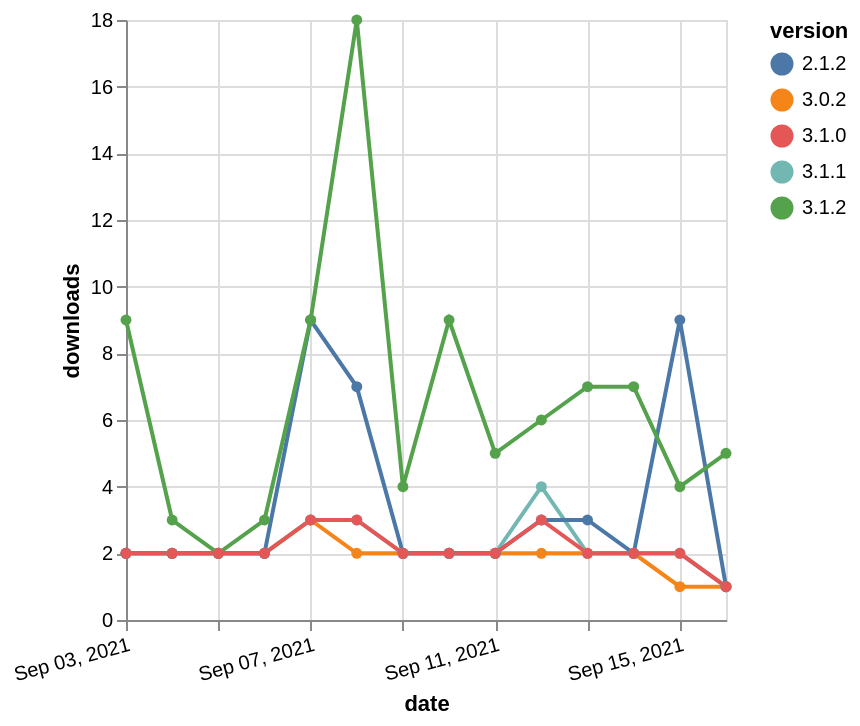

Vega-Lite specification stored for this chart:
### Vega-Lite specification from a JSON file in a GitHub repository (floating-point values rounded to 4 significant figures)
{"$schema": "https://vega.github.io/schema/vega-lite/v5.json", "description": "A simple bar chart with embedded data.", "data": {"values": [{"date": "2021-09-03", "total": 3028, "delta": 2, "version": "3.0.2"}, {"date": "2021-09-04", "total": 3030, "delta": 2, "version": "3.0.2"}, {"date": "2021-09-05", "total": 3032, "delta": 2, "version": "3.0.2"}, {"date": "2021-09-06", "total": 3034, "delta": 2, "version": "3.0.2"}, {"date": "2021-09-07", "total": 3037, "delta": 3, "version": "3.0.2"}, {"date": "2021-09-08", "total": 3039, "delta": 2, "version": "3.0.2"}, {"date": "2021-09-09", "total": 3041, "delta": 2, "version": "3.0.2"}, {"date": "2021-09-10", "total": 3043, "delta": 2, "version": "3.0.2"}, {"date": "2021-09-11", "total": 3045, "delta": 2, "version": "3.0.2"}, {"date": "2021-09-12", "total": 3047, "delta": 2, "version": "3.0.2"}, {"date": "2021-09-13", "total": 3049, "delta": 2, "version": "3.0.2"}, {"date": "2021-09-14", "total": 3051, "delta": 2, "version": "3.0.2"}, {"date": "2021-09-15", "total": 3052, "delta": 1, "version": "3.0.2"}, {"date": "2021-09-16", "total": 3053, "delta": 1, "version": "3.0.2"}, {"date": "2021-09-03", "total": 2353, "delta": 2, "version": "3.1.1"}, {"date": "2021-09-04", "total": 2355, "delta": 2, "version": "3.1.1"}, {"date": "2021-09-05", "total": 2357, "delta": 2, "version": "3.1.1"}, {"date": "2021-09-06", "total": 2359, "delta": 2, "version": "3.1.1"}, {"date": "2021-09-07", "total": 2362, "delta": 3, "version": "3.1.1"}, {"date": "2021-09-08", "total": 2365, "delta": 3, "version": "3.1.1"}, {"date": "2021-09-09", "total": 2367, "delta": 2, "version": "3.1.1"}, {"date": "2021-09-10", "total": 2369, "delta": 2, "version": "3.1.1"}, {"date": "2021-09-11", "total": 2371, "delta": 2, "version": "3.1.1"}, {"date": "2021-09-12", "total": 2375, "delta": 4, "version": "3.1.1"}, {"date": "2021-09-13", "total": 2377, "delta": 2, "version": "3.1.1"}, {"date": "2021-09-14", "total": 2379, "delta": 2, "version": "3.1.1"}, {"date": "2021-09-15", "total": 2381, "delta": 2, "version": "3.1.1"}, {"date": "2021-09-16", "total": 2382, "delta": 1, "version": "3.1.1"}, {"date": "2021-09-03", "total": 8075, "delta": 2, "version": "2.1.2"}, {"date": "2021-09-04", "total": 8077, "delta": 2, "version": "2.1.2"}, {"date": "2021-09-05", "total": 8079, "delta": 2, "version": "2.1.2"}, {"date": "2021-09-06", "total": 8081, "delta": 2, "version": "2.1.2"}, {"date": "2021-09-07", "total": 8090, "delta": 9, "version": "2.1.2"}, {"date": "2021-09-08", "total": 8097, "delta": 7, "version": "2.1.2"}, {"date": "2021-09-09", "total": 8099, "delta": 2, "version": "2.1.2"}, {"date": "2021-09-10", "total": 8101, "delta": 2, "version": "2.1.2"}, {"date": "2021-09-11", "total": 8103, "delta": 2, "version": "2.1.2"}, {"date": "2021-09-12", "total": 8106, "delta": 3, "version": "2.1.2"}, {"date": "2021-09-13", "total": 8109, "delta": 3, "version": "2.1.2"}, {"date": "2021-09-14", "total": 8111, "delta": 2, "version": "2.1.2"}, {"date": "2021-09-15", "total": 8120, "delta": 9, "version": "2.1.2"}, {"date": "2021-09-16", "total": 8121, "delta": 1, "version": "2.1.2"}, {"date": "2021-09-03", "total": 5283, "delta": 9, "version": "3.1.2"}, {"date": "2021-09-04", "total": 5286, "delta": 3, "version": "3.1.2"}, {"date": "2021-09-05", "total": 5288, "delta": 2, "version": "3.1.2"}, {"date": "2021-09-06", "total": 5291, "delta": 3, "version": "3.1.2"}, {"date": "2021-09-07", "total": 5300, "delta": 9, "version": "3.1.2"}, {"date": "2021-09-08", "total": 5318, "delta": 18, "version": "3.1.2"}, {"date": "2021-09-09", "total": 5322, "delta": 4, "version": "3.1.2"}, {"date": "2021-09-10", "total": 5331, "delta": 9, "version": "3.1.2"}, {"date": "2021-09-11", "total": 5336, "delta": 5, "version": "3.1.2"}, {"date": "2021-09-12", "total": 5342, "delta": 6, "version": "3.1.2"}, {"date": "2021-09-13", "total": 5349, "delta": 7, "version": "3.1.2"}, {"date": "2021-09-14", "total": 5356, "delta": 7, "version": "3.1.2"}, {"date": "2021-09-15", "total": 5360, "delta": 4, "version": "3.1.2"}, {"date": "2021-09-16", "total": 5365, "delta": 5, "version": "3.1.2"}, {"date": "2021-09-03", "total": 2332, "delta": 2, "version": "3.1.0"}, {"date": "2021-09-04", "total": 2334, "delta": 2, "version": "3.1.0"}, {"date": "2021-09-05", "total": 2336, "delta": 2, "version": "3.1.0"}, {"date": "2021-09-06", "total": 2338, "delta": 2, "version": "3.1.0"}, {"date": "2021-09-07", "total": 2341, "delta": 3, "version": "3.1.0"}, {"date": "2021-09-08", "total": 2344, "delta": 3, "version": "3.1.0"}, {"date": "2021-09-09", "total": 2346, "delta": 2, "version": "3.1.0"}, {"date": "2021-09-10", "total": 2348, "delta": 2, "version": "3.1.0"}, {"date": "2021-09-11", "total": 2350, "delta": 2, "version": "3.1.0"}, {"date": "2021-09-12", "total": 2353, "delta": 3, "version": "3.1.0"}, {"date": "2021-09-13", "total": 2355, "delta": 2, "version": "3.1.0"}, {"date": "2021-09-14", "total": 2357, "delta": 2, "version": "3.1.0"}, {"date": "2021-09-15", "total": 2359, "delta": 2, "version": "3.1.0"}, {"date": "2021-09-16", "total": 2360, "delta": 1, "version": "3.1.0"}]}, "width": "container", "mark": {"type": "line", "point": {"filled": true}}, "encoding": {"x": {"field": "date", "type": "temporal", "timeUnit": "yearmonthdate", "title": "date", "axis": {"labelAngle": -15}}, "y": {"field": "delta", "type": "quantitative", "title": "downloads"}, "color": {"field": "version", "type": "nominal"}, "tooltip": {"field": "delta"}}}
